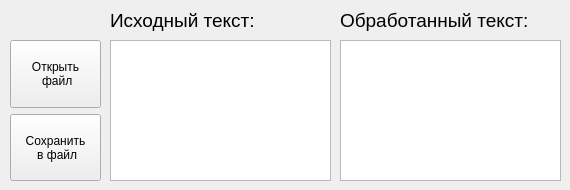
<?xml version="1.0" encoding="UTF-8"?>
<ui version="4.0">
 <class>MainWindow</class>
 <widget class="QMainWindow" name="MainWindow">
  <property name="enabled">
   <bool>true</bool>
  </property>
  <property name="geometry">
   <rect>
    <x>0</x>
    <y>0</y>
    <width>570</width>
    <height>190</height>
   </rect>
  </property>
  <property name="minimumSize">
   <size>
    <width>570</width>
    <height>190</height>
   </size>
  </property>
  <property name="maximumSize">
   <size>
    <width>570</width>
    <height>190</height>
   </size>
  </property>
  <property name="cursor">
   <cursorShape>ArrowCursor</cursorShape>
  </property>
  <property name="windowTitle">
   <string>lab_eleven </string>
  </property>
  <property name="windowOpacity">
   <double>12.000000000000000</double>
  </property>
  <widget class="QWidget" name="centralwidget">
   <widget class="QWidget" name="formLayoutWidget">
    <property name="geometry">
     <rect>
      <x>10</x>
      <y>40</y>
      <width>91</width>
      <height>141</height>
     </rect>
    </property>
    <layout class="QVBoxLayout" name="verticalLayout">
     <item>
      <widget class="QPushButton" name="pushButtonOpen">
       <property name="sizePolicy">
        <sizepolicy hsizetype="Preferred" vsizetype="Preferred">
         <horstretch>0</horstretch>
         <verstretch>0</verstretch>
        </sizepolicy>
       </property>
       <property name="minimumSize">
        <size>
         <width>0</width>
         <height>23</height>
        </size>
       </property>
       <property name="text">
        <string>Открыть 
 файл</string>
       </property>
      </widget>
     </item>
     <item>
      <widget class="QPushButton" name="pushButtonSave">
       <property name="sizePolicy">
        <sizepolicy hsizetype="Preferred" vsizetype="Preferred">
         <horstretch>0</horstretch>
         <verstretch>0</verstretch>
        </sizepolicy>
       </property>
       <property name="minimumSize">
        <size>
         <width>0</width>
         <height>19</height>
        </size>
       </property>
       <property name="text">
        <string>Сохранить 
 в файл</string>
       </property>
      </widget>
     </item>
    </layout>
   </widget>
   <widget class="QTextEdit" name="textInput">
    <property name="geometry">
     <rect>
      <x>110</x>
      <y>40</y>
      <width>221</width>
      <height>141</height>
     </rect>
    </property>
   </widget>
   <widget class="QTextEdit" name="textOutput">
    <property name="geometry">
     <rect>
      <x>340</x>
      <y>40</y>
      <width>221</width>
      <height>141</height>
     </rect>
    </property>
    <property name="focusPolicy">
     <enum>Qt::ClickFocus</enum>
    </property>
   </widget>
   <widget class="QLabel" name="label">
    <property name="geometry">
     <rect>
      <x>110</x>
      <y>10</y>
      <width>221</width>
      <height>21</height>
     </rect>
    </property>
    <property name="sizePolicy">
     <sizepolicy hsizetype="Preferred" vsizetype="Preferred">
      <horstretch>0</horstretch>
      <verstretch>0</verstretch>
     </sizepolicy>
    </property>
    <property name="font">
     <font>
      <pointsize>14</pointsize>
     </font>
    </property>
    <property name="text">
     <string>Исходный текст:</string>
    </property>
   </widget>
   <widget class="QLabel" name="label_2">
    <property name="geometry">
     <rect>
      <x>340</x>
      <y>10</y>
      <width>221</width>
      <height>21</height>
     </rect>
    </property>
    <property name="sizePolicy">
     <sizepolicy hsizetype="Preferred" vsizetype="Preferred">
      <horstretch>0</horstretch>
      <verstretch>0</verstretch>
     </sizepolicy>
    </property>
    <property name="font">
     <font>
      <pointsize>14</pointsize>
     </font>
    </property>
    <property name="text">
     <string>Обработанный текст:</string>
    </property>
   </widget>
  </widget>
 </widget>
 <resources/>
 <connections/>
</ui>
